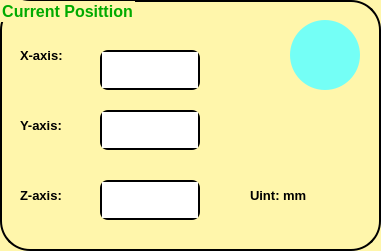
     <widget class="QGroupBox" name="grCurrentPosittion">
      <property name="geometry">
       <rect>
        <x>740</x>
        <y>300</y>
        <width>381</width>
        <height>251</height>
       </rect>
      </property>
      <property name="font">
       <font>
        <pointsize>12</pointsize>
        <weight>75</weight>
        <bold>true</bold>
       </font>
      </property>
      <property name="styleSheet">
       <string notr="true">QGroupBox {
	color: rgb(0, 170, 0);
	border: 2px solid;
	border-top-left-radius: 30px;
	border-top-right-radius: 30px;
	border-bottom-right-radius: 30px;
	border-bottom-left-radius: 30px;
	background-color: rgb(255, 246, 171);
}
</string>
      </property>
      <property name="title">
       <string>Current Posittion</string>
      </property>
      <widget class="QLabel" name="lbXPosCurrent">
       <property name="geometry">
        <rect>
         <x>20</x>
         <y>40</y>
         <width>71</width>
         <height>31</height>
        </rect>
       </property>
       <property name="font">
        <font>
         <pointsize>10</pointsize>
         <weight>75</weight>
         <bold>true</bold>
        </font>
       </property>
       <property name="styleSheet">
        <string notr="true">background-color: rgb(255, 246, 171);</string>
       </property>
       <property name="text">
        <string>X-axis:</string>
       </property>
      </widget>
      <widget class="QPlainTextEdit" name="edtXDisplay">
       <property name="geometry">
        <rect>
         <x>100</x>
         <y>50</y>
         <width>100</width>
         <height>40</height>
        </rect>
       </property>
       <property name="font">
        <font>
         <pointsize>9</pointsize>
         <weight>75</weight>
         <bold>true</bold>
        </font>
       </property>
       <property name="styleSheet">
        <string notr="true">QPlainTextEdit{
	border: 1.5px solid;
	border-radius: 8px;
}
QPlainTextEdit:hover{
	border: 1.5px solid;
	border-radius: 8px;
	background-color: rgb(224, 230, 230);

}</string>
       </property>
      </widget>
      <widget class="QLabel" name="lbYPosCurrent">
       <property name="geometry">
        <rect>
         <x>20</x>
         <y>110</y>
         <width>71</width>
         <height>31</height>
        </rect>
       </property>
       <property name="font">
        <font>
         <pointsize>10</pointsize>
         <weight>75</weight>
         <bold>true</bold>
        </font>
       </property>
       <property name="styleSheet">
        <string notr="true">background-color: rgb(255, 246, 171);</string>
       </property>
       <property name="text">
        <string>Y-axis:</string>
       </property>
      </widget>
      <widget class="QLabel" name="lbZPosCurrent">
       <property name="geometry">
        <rect>
         <x>20</x>
         <y>180</y>
         <width>71</width>
         <height>31</height>
        </rect>
       </property>
       <property name="font">
        <font>
         <pointsize>10</pointsize>
         <weight>75</weight>
         <bold>true</bold>
        </font>
       </property>
       <property name="styleSheet">
        <string notr="true">background-color: rgb(255, 246, 171);</string>
       </property>
       <property name="text">
        <string>Z-axis:</string>
       </property>
      </widget>
      <widget class="QPlainTextEdit" name="edtYDisplay">
       <property name="geometry">
        <rect>
         <x>100</x>
         <y>110</y>
         <width>100</width>
         <height>40</height>
        </rect>
       </property>
       <property name="font">
        <font>
         <pointsize>9</pointsize>
         <weight>75</weight>
         <bold>true</bold>
        </font>
       </property>
       <property name="styleSheet">
        <string notr="true">QPlainTextEdit{
	border: 1.5px solid;
	border-radius: 8px;
}
QPlainTextEdit:hover{
	border: 1.5px solid;
	border-radius: 8px;
	background-color: rgb(224, 230, 230);
}</string>
       </property>
      </widget>
      <widget class="QPlainTextEdit" name="edtZDisplay">
       <property name="geometry">
        <rect>
         <x>100</x>
         <y>180</y>
         <width>100</width>
         <height>40</height>
        </rect>
       </property>
       <property name="font">
        <font>
         <pointsize>9</pointsize>
         <weight>75</weight>
         <bold>true</bold>
        </font>
       </property>
       <property name="styleSheet">
        <string notr="true">QPlainTextEdit{
	border: 1.5px solid;
	border-radius: 8px;
}
QPlainTextEdit:hover{
	border: 1.5px solid;
	border-radius: 8px;
	background-color: rgb(224, 230, 230);
}</string>
       </property>
      </widget>
      <widget class="QPushButton" name="btnReset">
       <property name="geometry">
        <rect>
         <x>290</x>
         <y>20</y>
         <width>70</width>
         <height>70</height>
        </rect>
       </property>
       <property name="styleSheet">
        <string notr="true">QPushButton{
	background-color: rgb(116, 255, 246);
	order: none;
	border-radius: 35px;
}
QPushButton:hover{
	background-color: rgb(125, 199, 255);
	order: none;
	border-radius: 35px;
}</string>
       </property>
       <property name="text">
        <string notr="true"/>
       </property>
       <property name="icon">
        <iconset>
         <normaloff>reset-removebg-preview.png</normaloff>reset-removebg-preview.png</iconset>
       </property>
       <property name="iconSize">
        <size>
         <width>70</width>
         <height>70</height>
        </size>
       </property>
      </widget>
      <widget class="QLabel" name="lbXPosUint">
       <property name="geometry">
        <rect>
         <x>250</x>
         <y>180</y>
         <width>111</width>
         <height>31</height>
        </rect>
       </property>
       <property name="font">
        <font>
         <pointsize>10</pointsize>
         <weight>75</weight>
         <bold>true</bold>
        </font>
       </property>
       <property name="styleSheet">
        <string notr="true">background-color: rgb(255, 246, 171);</string>
       </property>
       <property name="text">
        <string>Uint: mm</string>
       </property>
      </widget>
     </widget>
